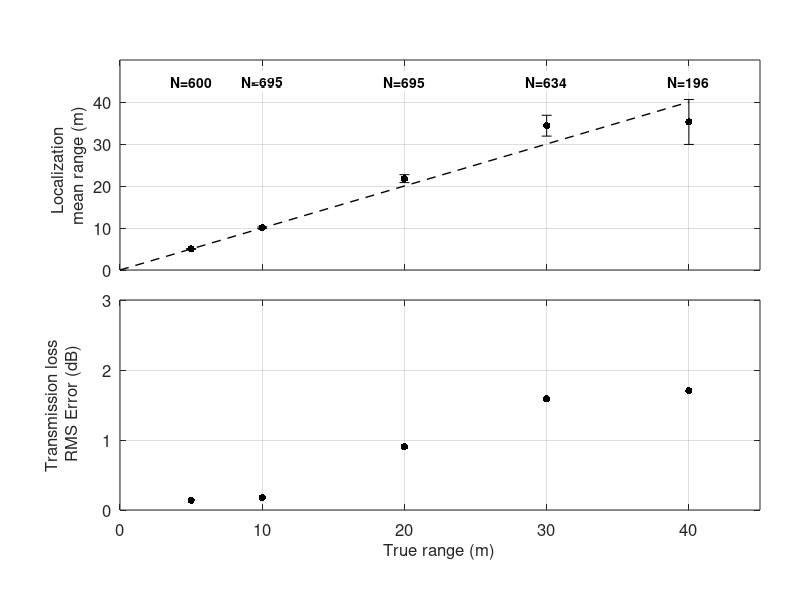

Recreate this plot in MATLAB. (Note: this script raises an error after producing the figure.)
% Fill in data from array_calibration.m for each calibration range (file)
% For each calibration range, run through array_calibration.m
% Find rms error for each range, then convert to relative rms error
%
% F. H. Jensen 2013 (frants.jensen@gmail.com)

% Range and error estimates
dist = [5 10 20 30 40]; % True range
range = [5.02 10.0492 21.7538 34.36 35.25]; % Mean range estimate
st_dev = [0.08 0.197 0.945 2.48 5.35];      % Range estimate standard deviation
RMS_error_percent = [0.016 0.02 0.099 0.167 0.178]*100; % Range estimate rms error
TL_RMS_error = -20*log10(1-RMS_error_percent/100);     % Transmission loss rms error

subplot('position',[0.15 0.15 0.8 0.35]),
h3 = plot(dist,TL_RMS_error,'k.','MarkerSize',16);
set(gca,'FontSize',12, 'FontName' , 'Helvetica','xlim',[0 45],'Ylim',[0 3],'Ytick',[0:1:3])
lab3 = xlabel(char('True range (m)'), 'FontName' , 'Helvetica' , 'FontSize' , 12);
temp = get(lab3,'position');temp(2)=-1.20;
%set (lab3,'position',temp)
grid on

lab3 = ylabel(char('Transmission loss','  RMS Error (dB)'), 'FontName' , 'Helvetica' , 'FontSize' , 12);
temp = get(lab3,'position');temp(1)=-2.8;
set (lab3,'position',temp)

subplot('position',[0.15 0.55 0.8 0.35]), hold on,
plot([0 40],[0 40],'k--','LineWidth',1)
h1 = errorbar(dist,range,st_dev,st_dev,'k.');
hold off

set(h1,'MarkerSize',16)
set(gca,'FontSize',12, 'FontName' , 'Helvetica','xlim',[0 45],'Ylim',[0 50],'Xticklabel',[], 'Ytick',[0:10:40], 'box', 'on')
lab1 = ylabel(char('Localization', 'mean range (m)'), 'FontName' , 'Helvetica' , 'FontSize' , 12);
temp = get(lab1,'position');temp(1)=-4;
grid on

text(dist,(max(dist)+5)*ones(1,length(dist)),['N=600';'N=695';'N=695';'N=634';'N=196'],'FontName','Helvetica','FontWeight','Bold','HorizontalAlignment','center','verticalAlignment','middle','backgroundcolor','w')

adjustfiguresize(2*3.375,1.618*2*3.375)

% Now print to 300 dpi tiff then change format to 1-column width (downsample):
print -dtiff -r300 myarraycalibration